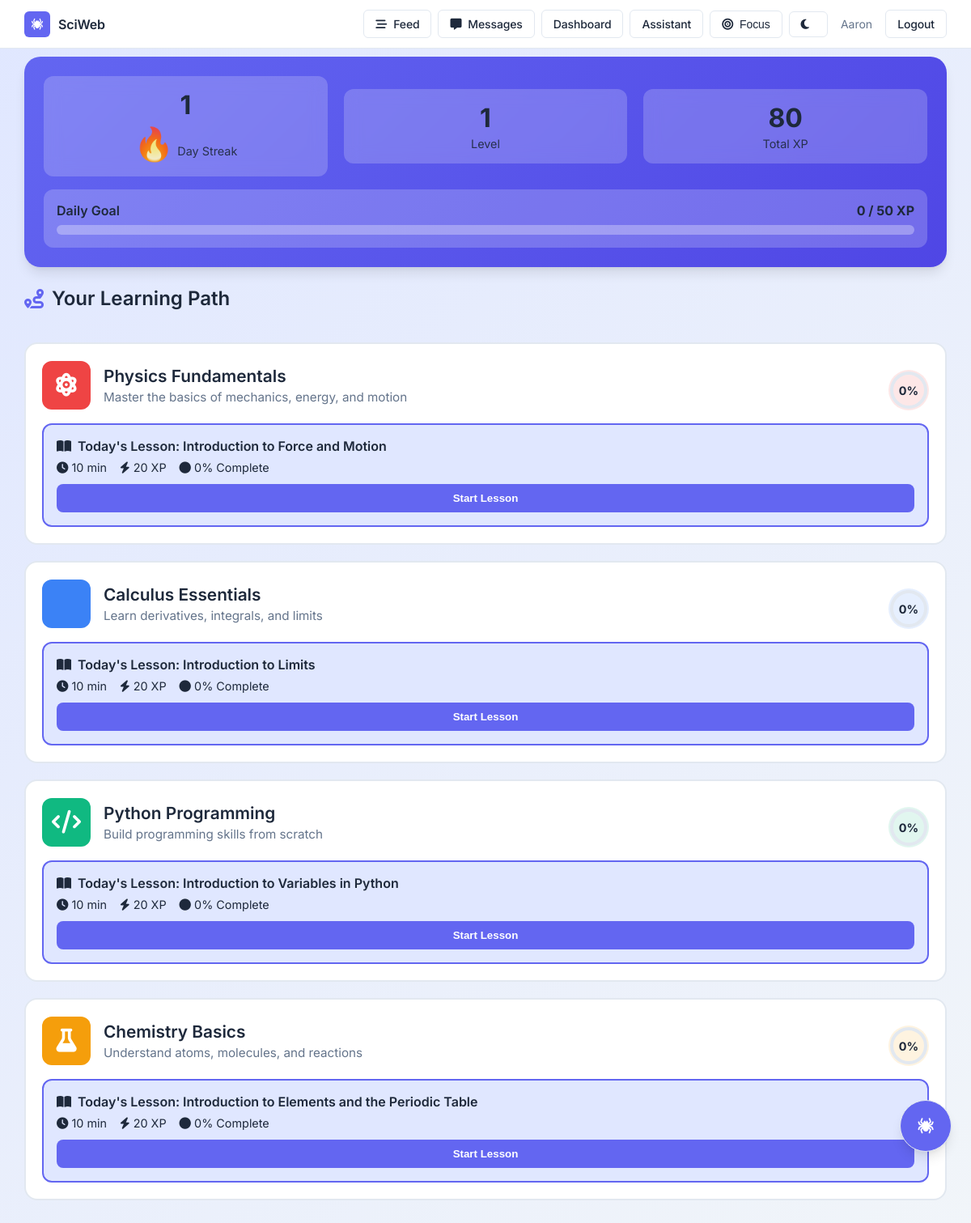
The page / (signed in) on the database its author committed.
### models.py (models this page shows, shortened)
class User(db.Model, UserMixin):
    __tablename__ = 'users'
    id = db.Column(db.Integer, primary_key=True)
    email = db.Column(db.String(255), unique=True, nullable=False)
    password_hash = db.Column(db.String(255), nullable=False)
    display_name = db.Column(db.String(120), nullable=False)
    created_at = db.Column(db.DateTime, default=datetime.utcnow, nullable=False)
    xp = db.Column(db.Integer, default=0, nullable=False)
    level = db.Column(db.Integer, default=1, nullable=False)
    streak_days = db.Column(db.Integer, default=0, nullable=False)
    last_activity_date = db.Column(db.Date, nullable=True)
    achievements = db.Column(db.JSON, default=list, nullable=True)  # List of achievement IDs
    projects = db.relationship('Project', backref='owner', lazy=True)

class LearningModule(db.Model):
    __tablename__ = 'learning_modules'
    id = db.Column(db.Integer, primary_key=True)
    user_id = db.Column(db.Integer, db.ForeignKey('users.id'), nullable=False)
    title = db.Column(db.String(255), nullable=False)
    description = db.Column(db.Text, nullable=True)
    subject = db.Column(db.String(120), nullable=False)  # e.g., "Physics", "Calculus", "Python"
    difficulty = db.Column(db.String(50), default='Beginner', nullable=False)
    icon = db.Column(db.String(50), default='book', nullable=False)  # FontAwesome icon name
    color = db.Column(db.String(20), default='#6366f1', nullable=False)  # Module color
    created_at = db.Column(db.DateTime, default=datetime.utcnow, nullable=False)
    is_active = db.Column(db.Boolean, default=True, nullable=False)
    order_index = db.Column(db.Integer, default=0, nullable=False)  # For ordering modules
    lessons = db.relationship('DailyLesson', backref='module', lazy=True, cascade='all, delete-orphan', order_by='DailyLesson.order_index')
    user = db.relationship('User', backref='learning_modules', lazy=True)

class DailyLesson(db.Model):
    __tablename__ = 'daily_lessons'
    id = db.Column(db.Integer, primary_key=True)
    module_id = db.Column(db.Integer, db.ForeignKey('learning_modules.id'), nullable=False)
    title = db.Column(db.String(255), nullable=False)
    description = db.Column(db.Text, nullable=True)
    content = db.Column(db.Text, nullable=False)  # Lesson content/instructions
    lesson_type = db.Column(db.String(50), default='interactive', nullable=False)  # interactive, quiz, practice, review
    order_index = db.Column(db.Integer, default=0, nullable=False)
    xp_reward = db.Column(db.Integer, default=20, nullable=False)  # XP gained on completion
    estimated_minutes = db.Column(db.Integer, default=10, nullable=False)
    created_at = db.Column(db.DateTime, default=datetime.utcnow, nullable=False)
    is_unlocked = db.Column(db.Boolean, default=False, nullable=False)
    progress = db.relationship('LessonProgress', backref='lesson', lazy=True, uselist=False)

class LessonProgress(db.Model):
    __tablename__ = 'lesson_progress'
    id = db.Column(db.Integer, primary_key=True)
    user_id = db.Column(db.Integer, db.ForeignKey('users.id'), nullable=False)
    lesson_id = db.Column(db.Integer, db.ForeignKey('daily_lessons.id'), nullable=False, unique=True)
    completion_percentage = db.Column(db.Float, default=0.0, nullable=False)  # 0-100
    is_completed = db.Column(db.Boolean, default=False, nullable=False)
    attempts = db.Column(db.Integer, default=0, nullable=False)
    best_score = db.Column(db.Float, nullable=True)  # Best score achieved (0-100)
    started_at = db.Column(db.DateTime, nullable=True)
    completed_at = db.Column(db.DateTime, nullable=True)
    last_accessed = db.Column(db.DateTime, default=datetime.utcnow, nullable=False)
    user = db.relationship('User', backref='lesson_progress', lazy=True)

### app.py (the view, shortened to what this page needs)
@app.route('/')
@login_required
def dashboard():
    modules = LearningModule.query.filter_by(user_id=current_user.id, is_active=True).order_by(LearningModule.order_index).all()
    today = date.today()
    modules_with_lessons = []
    for module in modules:
        today_lesson = DailyLesson.query.filter_by(module_id=module.id).filter(
            DailyLesson.created_at >= datetime.combine(today, datetime.min.time())
        ).first()
        if not today_lesson:
            today_lesson = generate_daily_lesson(module, current_user)
        progress = LessonProgress.query.filter_by(user_id=current_user.id, lesson_id=today_lesson.id).first()
        if not progress:
            progress = LessonProgress(user_id=current_user.id, lesson_id=today_lesson.id)
            db.session.add(progress)
            db.session.commit()
        all_lessons = DailyLesson.query.filter_by(module_id=module.id).all()
        completed_lessons = sum(1 for l in all_lessons
                                if LessonProgress.query.filter_by(user_id=current_user.id, lesson_id=l.id, is_completed=True).first())
        module_completion = (completed_lessons / len(all_lessons) * 100) if all_lessons else 0
        modules_with_lessons.append({
            'module': module,
            'today_lesson': today_lesson,
            'progress': progress,
            'completion': module_completion
        })
    daily_xp_goal = 50
    today = date.today()
    today_start = datetime.combine(today, datetime.min.time())
    today_lessons = DailyLesson.query.join(LessonProgress).filter(
        LessonProgress.user_id == current_user.id,
        LessonProgress.is_completed == True,
        LessonProgress.completed_at >= today_start
    ).all()
    today_xp = sum(lesson.xp_reward for lesson in today_lessons)
    user_stats = {
        'xp': current_user.xp,
        'level': current_user.level,
        'streak_days': current_user.streak_days,
        'daily_xp': today_xp,
        'daily_goal': daily_xp_goal
    }
    projects = (
        Project.query.filter_by(owner_id=current_user.id)
        .order_by(Project.id.desc())
        .limit(6)
        .all()
    )
    return render_template('dashboard.html',
                         modules_with_lessons=modules_with_lessons,
                         user_stats=user_stats,
                         projects=projects)

### app.py (called while the page is built)
@login_manager.user_loader
def load_user(user_id):
    return db.session.get(User, int(user_id))

@app.context_processor
def inject_provider_status():
    return { 'PROVIDER_READY': bool(os.environ.get('OPENAI_API_KEY')) }

### templates/dashboard.html (shortened to what this page needs)
{% extends "base.html" %}
{% block content %}
<div class="duolingo-header">
    <div class="stats-row">
        <div class="stat-card">
            <div class="stat-value">{{ user_stats.streak_days }}</div>
            <div class="stat-label">
                <span class="streak-fire">🔥</span> Day Streak
            </div>
        </div>
        <div class="stat-card">
            <div class="stat-value">{{ user_stats.level }}</div>
            <div class="stat-label">Level</div>
        </div>
        <div class="stat-card">
            <div class="stat-value">{{ user_stats.xp }}</div>
            <div class="stat-label">Total XP</div>
        </div>
    </div>
    <div class="daily-goal-progress">
        <div style="display: flex; justify-content: space-between; align-items: center; margin-bottom: 8px;">
            <span style="font-weight: 600;">Daily Goal</span>
            <span style="font-weight: 700;">{{ user_stats.daily_xp }} / {{ user_stats.daily_goal }} XP</span>
        </div>
        <div class="progress-bar-container">
        </div>
    </div>
</div>
<div class="module-path">
    <h2 class="section-title">
        <i class="fas fa-route" style="color: var(--accent);"></i>
        Your Learning Path
    </h2>
    {% for item in modules_with_lessons %}
    <div class="module-card" onclick="window.location.href='{{ url_for('lesson_view', lesson_id=item.today_lesson.id) }}'">
        <div class="module-header">
            <div class="module-icon" style="background: {{ item.module.color }};">
                <i class="fas fa-{{ item.module.icon }}"></i>
            </div>
            <div class="module-info">
                <div class="module-title">{{ item.module.title }}</div>
                <div class="module-subtitle">{{ item.module.description }}</div>
            </div>
            <div class="module-progress">
                <div class="progress-circle" style="background: {{ item.module.color }}20; color: {{ item.module.color }};">
                    <svg>
                        <circle class="bg" cx="25" cy="25" r="21"></circle>
                        <circle class="fill" cx="25" cy="25" r="21"
                                style="stroke-dasharray: {{ (item.completion * 1.32) | round(1) }} 132;"></circle>
                    </svg>
                    <span style="position: relative; z-index: 1;">{{ item.completion | round(0) | int }}%</span>
                </div>
            </div>
        </div>
        <div class="today-lesson">
            <div class="lesson-title">
                <i class="fas fa-book-open"></i>
                Today's Lesson: {{ item.today_lesson.title }}
            </div>
            <div class="lesson-meta">
                <span><i class="fas fa-clock"></i> {{ item.today_lesson.estimated_minutes }} min</span>
                <span><i class="fas fa-bolt"></i> {{ item.today_lesson.xp_reward }} XP</span>
                <span><i class="fas fa-{{ 'check-circle' if item.progress.is_completed else 'circle' }}"></i>
                    {{ 'Completed' if item.progress.is_completed else (item.progress.completion_percentage | int) ~ '% Complete' }}
                </span>
            </div>
            <button class="start-lesson-btn" onclick="event.stopPropagation(); window.location.href='{{ url_for('lesson_view', lesson_id=item.today_lesson.id) }}'">
                {{ 'Review Lesson' if item.progress.is_completed else 'Start Lesson' }}
            </button>
        </div>
    </div>
    {% endfor %}
</div>
{% endblock %}

### templates/base.html (shortened to what this page needs)
<!DOCTYPE html>
<html lang="en">
<head>
    <link href="https://cdnjs.cloudflare.com/ajax/libs/font-awesome/6.4.0/css/all.min.css" rel="stylesheet">
    <link rel="stylesheet" href="{{ url_for('static', filename='css/design.css') }}">
</head>
<body>
    <header id="glassHeader" style="position: fixed; top: 0; left: 0; right: 0; z-index: 1200; background: var(--surface); border-bottom: 1px solid var(--border);">
        <div style="max-width:1180px; margin: 0 auto; padding: 12px 20px; display:flex; align-items:center; justify-content:space-between;">
            <a href="{{ url_for('dashboard') }}" style="display:flex; align-items:center; gap:10px; text-decoration:none;">
                <span style="width: 32px; height: 32px; border-radius:6px; display:inline-flex; align-items:center; justify-content:center; background: var(--accent);">
                    <i class="fas fa-spider" style="color: white; font-size: 0.875rem;"></i>
                </span>
                <span style="font-weight:600; color: var(--text-primary); font-size: 1rem; letter-spacing: -0.01em;">SciWeb</span>
            </a>
            <nav style="display:flex; gap:8px; align-items:center;">
                <a href="{{ url_for('feed') }}" class="btn btn-secondary" style="padding:8px 14px; font-size: 0.875rem;"><i class="fas fa-stream icon"></i> Feed</a>
                <a href="{{ url_for('messages') }}" class="btn btn-secondary" style="padding:8px 14px; font-size: 0.875rem;"><i class="fas fa-message icon"></i> Messages</a>
                <a href="{{ url_for('dashboard') }}" class="btn btn-secondary" style="padding:8px 14px; font-size: 0.875rem;">Dashboard</a>
                <a href="{{ url_for('assistant_hub') }}" class="btn btn-secondary" style="padding:8px 14px; font-size: 0.875rem;">Assistant</a>
                <button id="focusToggle" class="btn btn-secondary" style="padding:8px 14px; font-size:0.875rem;" type="button"><i class="fas fa-bullseye icon"></i> Focus</button>
                <button id="themeToggle" class="btn btn-secondary" style="padding:8px 14px; font-size:0.875rem;" type="button"><i class="fas fa-moon icon"></i></button>
                {% if current_user.is_authenticated %}
                <span style="color: var(--text-secondary); font-size:0.875rem; margin:0 8px;">{{ current_user.display_name or current_user.email }}</span>
                <a href="{{ url_for('logout') }}" class="btn btn-secondary" style="padding:8px 14px; font-size: 0.875rem;">Logout</a>
                {% else %}
                <a href="{{ url_for('login') }}" class="btn btn-secondary" style="padding:8px 14px; font-size: 0.875rem;">Login</a>
                <a href="{{ url_for('register') }}" class="btn" style="padding:8px 14px; font-size: 0.875rem;">Sign Up</a>
                {% endif %}
            </nav>
        </div>
    </header>
    <div class="container" id="pageContent" style="padding-top: 70px; position: relative; z-index: 2;">
        {% block content %}{% endblock %}
    </div>
    <div id="spiderAgent" style="position: fixed; right: 24px; bottom: 110px; z-index: 1900; display: none;">
        <div id="spiderFab" title="SciWeb Guide" style="width:64px; height:64px; border-radius:50%; display:flex; align-items:center; justify-content:center; box-shadow: var(--shadow-lg); cursor: grab; background: var(--accent); border: 1px solid var(--border);">
            <i class="fas fa-spider" style="font-size: 1.2rem; color: white;"></i>
        </div>
    </div>
</body>
</html>

### static/css/design.css (style rules this page uses)
:root { --bg-primary: #f8fafc; --bg-secondary: #ffffff; --bg-gradient-start: #e0e7ff; --bg-gradient-end: #f1f5f9; --accent: #6366f1; --accent-hover: #4f46e5; --accent-light: #e0e7ff; --accent-dark: #4338ca; --text-primary: #1e293b; --text-secondary: #64748b; --text-muted: #94a3b8; --border: #e2e8f0; --border-light: #f1f5f9; --surface: #ffffff; --surface-hover: #f8fafc; --input-bg: #ffffff; --input-border: #e2e8f0; --shadow-sm: 0 1px 2px 0 rgba(0, 0, 0, 0.05); --shadow-md: 0 4px 6px -1px rgba(0, 0, 0, 0.1), 0 2px 4px -1px rgba(0, 0, 0, 0.06); --shadow-lg: 0 10px 15px -3px rgba(0, 0, 0, 0.1), 0 4px 6px -2px rgba(0, 0, 0, 0.05); }

### templates/base.html (style rules this page uses)
:root { --bg-primary: #f8fafc; --bg-secondary: #ffffff; --bg-gradient-start: #e0e7ff; --bg-gradient-end: #f1f5f9; --accent: #6366f1; --accent-hover: #4f46e5; --accent-light: #e0e7ff; --accent-dark: #4338ca; --text-primary: #1e293b; --text-secondary: #64748b; --text-muted: #94a3b8; --border: #e2e8f0; --border-light: #f1f5f9; --surface: #ffffff; --surface-hover: #f8fafc; --input-bg: #ffffff; --input-border: #e2e8f0; --shadow-sm: 0 1px 2px 0 rgba(0, 0, 0, 0.05); --shadow-md: 0 4px 6px -1px rgba(0, 0, 0, 0.1), 0 2px 4px -1px rgba(0, 0, 0, 0.06); --shadow-lg: 0 10px 15px -3px rgba(0, 0, 0, 0.1), 0 4px 6px -2px rgba(0, 0, 0, 0.05); }
* { margin: 0; padding: 0; box-sizing: border-box; }
html, body { height: 100%; }
body { font-family: 'Inter', -apple-system, BlinkMacSystemFont, 'Segoe UI', 'Roboto', 'Oxygen', 'Ubuntu', 'Cantarell', sans-serif; background: linear-gradient(135deg, var(--bg-gradient-start) 0%, var(--bg-gradient-end) 100%); background-attachment: fixed; min-height: 100vh; color: var(--text-primary) !important; font-weight: 400; -webkit-font-smoothing: antialiased; -moz-osx-font-smoothing: grayscale; transition: background 0.3s ease, color 0.3s ease; }
body, .container { color: var(--text-primary); }
h1, h2, h3, h4, h5, h6, .page-title { color: var(--text-primary) !important; }
p, span, div, label, .page-subtitle { color: var(--text-primary); }
a:not(.btn):not(.back-btn) { color: var(--accent); }
.container { max-width: 1180px; margin: 0 auto; padding: 18px 20px 20px; animation: fadeInScale 0.6s ease-out; }
.btn { display: inline-flex; align-items: center; justify-content: center; padding: 10px 20px; background: var(--accent); color: white !important; text-decoration: none; border-radius: 6px; font-weight: 500; font-size: 0.875rem; transition: all 0.15s ease; border: none; cursor: pointer; letter-spacing: -0.01em; }
.btn-secondary { background: var(--surface); color: var(--text-primary) !important; border: 1px solid var(--border); }
.icon { margin-right: 8px; transition: all 0.3s ease; }

### rows shown on the page
User: display_name "Aaron"
LearningModule: module "Physics Fundamentals", module.description "Master the basics of mechanics, energy, and motion"
DailyLesson: today_lesson "Introduction to Force and Motion", today_lesson.estimated_minutes "10", today_lesson.xp_reward "20"
LessonProgress: is_completed+completion_percentage "0% Complete", is_completed "Start Lesson"
LearningModule: module "Calculus Essentials", module.description "Learn derivatives, integrals, and limits"
DailyLesson: today_lesson "Introduction to Limits", today_lesson.estimated_minutes "10", today_lesson.xp_reward "20"
LessonProgress: is_completed+completion_percentage "0% Complete", is_completed "Start Lesson"
LearningModule: module "Python Programming", module.description "Build programming skills from scratch"
DailyLesson: today_lesson "Introduction to Variables in Python", today_lesson.estimated_minutes "10", today_lesson.xp_reward "20"
LessonProgress: is_completed+completion_percentage "0% Complete", is_completed "Start Lesson"
LearningModule: module "Chemistry Basics", module.description "Understand atoms, molecules, and reactions"
DailyLesson: today_lesson "Introduction to Elements and the Periodic Table", today_lesson.estimated_minutes "10", today_lesson.xp_reward "20"
LessonProgress: is_completed+completion_percentage "0% Complete", is_completed "Start Lesson"

### other values the page prints
{{ user_stats.streak_days }} "1"
{{ user_stats.level }} "1"
{{ user_stats.xp }} "80"
{{ user_stats.daily_xp }} "0"
{{ user_stats.daily_goal }} "50"
{{ item.completion | round(0) | int }} "0" "0" "0" "0"
